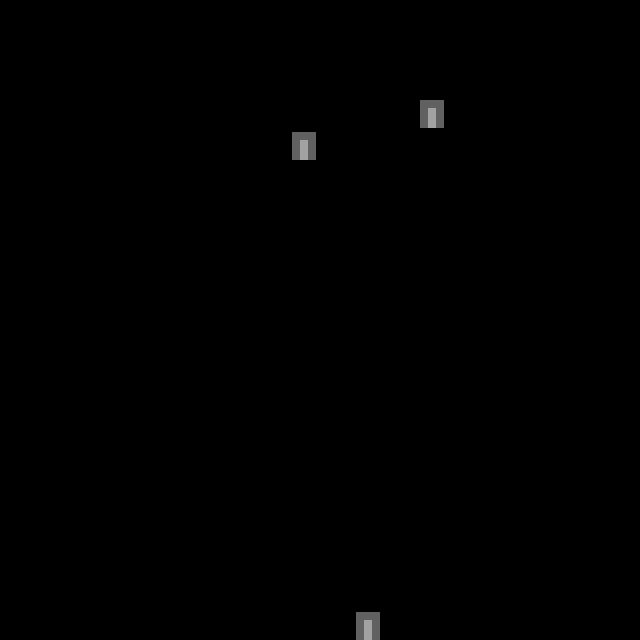

Below is a game level as drawn by its tile map, then a one-line description and the .tmx file that defines it, in full:
An orthogonal 20x20 tile map with 32x32 px tiles, 1 tile layer (Tiles) and 2 objects.

<map version="1.0" orientation="orthogonal" width="20" height="20" tilewidth="32" tileheight="32">
 <properties>
  <property name="background-yOffset" value="19" />
 </properties>
 <tileset firstgid="1" name="testTileSet" tilewidth="32" tileheight="32">
  <image source="../Recess_Race_0_2/Assets/Recess Root/Resources/tileSets/tileset_blackgrey_noalpha.png" trans="ff00ff" width="256" height="256" />
 </tileset>
 <layer name="Tiles" width="20" height="20">
  <data encoding="csv">
0,0,0,0,0,0,0,0,0,0,0,0,0,0,0,0,0,0,0,0,
0,0,0,0,0,0,0,0,0,0,0,0,0,0,0,0,0,0,0,0,
0,0,0,0,0,0,0,0,0,0,0,0,0,0,0,0,0,0,0,0,
0,0,0,0,0,0,0,0,0,0,0,0,0,6,0,0,0,0,0,0,
0,0,0,0,0,0,0,0,0,6,0,0,0,0,0,0,0,0,0,0,
0,0,0,0,0,0,0,0,0,0,0,0,0,0,0,0,0,0,0,0,
0,0,0,0,0,0,0,0,0,0,0,0,0,0,0,0,0,0,0,0,
0,0,0,0,0,0,0,0,0,0,0,0,0,0,0,0,0,0,0,0,
0,0,0,0,0,0,0,0,0,0,0,0,0,0,0,0,0,0,0,0,
0,0,0,0,0,0,0,0,0,0,0,0,0,0,0,0,0,0,0,0,
0,0,0,0,0,0,0,0,0,0,0,0,0,0,0,0,0,0,0,0,
0,0,0,0,0,0,0,0,0,0,0,0,0,0,0,0,0,0,0,0,
0,0,0,0,0,0,0,0,0,0,0,0,0,0,0,0,0,0,0,0,
0,0,0,0,0,0,0,0,0,0,0,0,0,0,0,0,0,0,0,0,
0,0,0,0,0,0,0,0,0,0,0,0,0,0,0,0,0,0,0,0,
0,0,0,0,0,0,0,0,0,0,0,0,0,0,0,0,0,0,0,0,
0,0,0,0,0,0,0,0,0,0,0,0,0,0,0,0,0,0,0,0,
0,0,0,0,0,0,0,0,0,0,0,0,0,0,0,0,0,0,0,0,
0,0,0,0,0,0,0,0,0,0,0,0,0,0,0,0,0,0,0,0,
0,0,0,0,0,0,0,0,0,0,0,6,0,0,0,0,0,0,0,0
</data>
 </layer>
 <objectgroup color="#a4170c" name="Waypoints" width="20" height="20">
  <object x="305" y="142">
   <properties>
    <property name="id" value="1" />
   </properties>
  </object>
  <object x="366" y="616">
   <properties>
    <property name="id" value="2" />
   </properties>
  </object>
 </objectgroup>
 <objectgroup name="Garbages" width="20" height="20" />
 <objectgroup name="TennisBalls" width="20" height="20" />
 <objectgroup name="QuestionMarks" width="20" height="20" />
</map>
